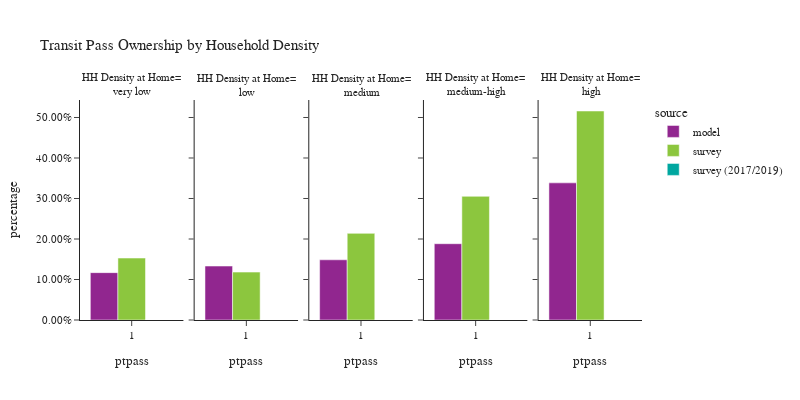

Notebook source saved alongside this figure:
### Code cell
plot_transit_pass(person, 'hh_density_group', 'Household Density', 'HH Density at Home')

### Figure 1 — Plotly figure (JSON) as saved in the notebook; plotly's stock layout.template omitted (floating-point values rounded to 4 significant figures)
{"data": [{"alignmentgroup": "True", "customdata": [[63430]], "hovertemplate": "source=model<br>hh_density_group=very low<br>ptpass=%{x}<br>percentage=%{y}<br>sample count=%{customdata[0]}<extra></extra>", "legendgroup": "model", "marker": {"color": "#91268F", "pattern": {"shape": ""}}, "name": "model", "offsetgroup": "model", "orientation": "v", "showlegend": true, "textposition": "auto", "type": "bar", "x": [1.0], "xaxis": "x", "y": [0.117], "yaxis": "y"}, {"alignmentgroup": "True", "customdata": [[73233]], "hovertemplate": "source=model<br>hh_density_group=low<br>ptpass=%{x}<br>percentage=%{y}<br>sample count=%{customdata[0]}<extra></extra>", "legendgroup": "model", "marker": {"color": "#91268F", "pattern": {"shape": ""}}, "name": "model", "offsetgroup": "model", "orientation": "v", "showlegend": false, "textposition": "auto", "type": "bar", "x": [1.0], "xaxis": "x2", "y": [0.1332], "yaxis": "y2"}, {"alignmentgroup": "True", "customdata": [[157472]], "hovertemplate": "source=model<br>hh_density_group=medium<br>ptpass=%{x}<br>percentage=%{y}<br>sample count=%{customdata[0]}<extra></extra>", "legendgroup": "model", "marker": {"color": "#91268F", "pattern": {"shape": ""}}, "name": "model", "offsetgroup": "model", "orientation": "v", "showlegend": false, "textposition": "auto", "type": "bar", "x": [1.0], "xaxis": "x3", "y": [0.1486], "yaxis": "y3"}, {"alignmentgroup": "True", "customdata": [[180107]], "hovertemplate": "source=model<br>hh_density_group=medium-high<br>ptpass=%{x}<br>percentage=%{y}<br>sample count=%{customdata[0]}<extra></extra>", "legendgroup": "model", "marker": {"color": "#91268F", "pattern": {"shape": ""}}, "name": "model", "offsetgroup": "model", "orientation": "v", "showlegend": false, "textposition": "auto", "type": "bar", "x": [1.0], "xaxis": "x4", "y": [0.1884], "yaxis": "y4"}, {"alignmentgroup": "True", "customdata": [[254274]], "hovertemplate": "source=model<br>hh_density_group=high<br>ptpass=%{x}<br>percentage=%{y}<br>sample count=%{customdata[0]}<extra></extra>", "legendgroup": "model", "marker": {"color": "#91268F", "pattern": {"shape": ""}}, "name": "model", "offsetgroup": "model", "orientation": "v", "showlegend": false, "textposition": "auto", "type": "bar", "x": [1.0], "xaxis": "x5", "y": [0.3386], "yaxis": "y5"}, {"alignmentgroup": "True", "customdata": [[169]], "hovertemplate": "source=survey<br>hh_density_group=very low<br>ptpass=%{x}<br>percentage=%{y}<br>sample count=%{customdata[0]}<extra></extra>", "legendgroup": "survey", "marker": {"color": "#8CC63E", "pattern": {"shape": ""}}, "name": "survey", "offsetgroup": "survey", "orientation": "v", "showlegend": true, "textposition": "auto", "type": "bar", "x": [1.0], "xaxis": "x", "y": [0.153], "yaxis": "y"}, {"alignmentgroup": "True", "customdata": [[170]], "hovertemplate": "source=survey<br>hh_density_group=low<br>ptpass=%{x}<br>percentage=%{y}<br>sample count=%{customdata[0]}<extra></extra>", "legendgroup": "survey", "marker": {"color": "#8CC63E", "pattern": {"shape": ""}}, "name": "survey", "offsetgroup": "survey", "orientation": "v", "showlegend": false, "textposition": "auto", "type": "bar", "x": [1.0], "xaxis": "x2", "y": [0.1183], "yaxis": "y2"}, {"alignmentgroup": "True", "customdata": [[366]], "hovertemplate": "source=survey<br>hh_density_group=medium<br>ptpass=%{x}<br>percentage=%{y}<br>sample count=%{customdata[0]}<extra></extra>", "legendgroup": "survey", "marker": {"color": "#8CC63E", "pattern": {"shape": ""}}, "name": "survey", "offsetgroup": "survey", "orientation": "v", "showlegend": false, "textposition": "auto", "type": "bar", "x": [1.0], "xaxis": "x3", "y": [0.2139], "yaxis": "y3"}, {"alignmentgroup": "True", "customdata": [[569]], "hovertemplate": "source=survey<br>hh_density_group=medium-high<br>ptpass=%{x}<br>percentage=%{y}<br>sample count=%{customdata[0]}<extra></extra>", "legendgroup": "survey", "marker": {"color": "#8CC63E", "pattern": {"shape": ""}}, "name": "survey", "offsetgroup": "survey", "orientation": "v", "showlegend": false, "textposition": "auto", "type": "bar", "x": [1.0], "xaxis": "x4", "y": [0.3054], "yaxis": "y4"}, {"alignmentgroup": "True", "customdata": [[1378]], "hovertemplate": "source=survey<br>hh_density_group=high<br>ptpass=%{x}<br>percentage=%{y}<br>sample count=%{customdata[0]}<extra></extra>", "legendgroup": "survey", "marker": {"color": "#8CC63E", "pattern": {"shape": ""}}, "name": "survey", "offsetgroup": "survey", "orientation": "v", "showlegend": false, "textposition": "auto", "type": "bar", "x": [1.0], "xaxis": "x5", "y": [0.516], "yaxis": "y5"}, {"alignmentgroup": "True", "customdata": [[0]], "hovertemplate": "source=survey (2017/2019)<br>hh_density_group=very low<br>ptpass=%{x}<br>percentage=%{y}<br>sample count=%{customdata[0]}<extra></extra>", "legendgroup": "survey (2017/2019)", "marker": {"color": "#00A7A0", "pattern": {"shape": ""}}, "name": "survey (2017/2019)", "offsetgroup": "survey (2017/2019)", "orientation": "v", "showlegend": true, "textposition": "auto", "type": "bar", "x": [1.0], "xaxis": "x", "y": [0.0], "yaxis": "y"}, {"alignmentgroup": "True", "customdata": [[0]], "hovertemplate": "source=survey (2017/2019)<br>hh_density_group=low<br>ptpass=%{x}<br>percentage=%{y}<br>sample count=%{customdata[0]}<extra></extra>", "legendgroup": "survey (2017/2019)", "marker": {"color": "#00A7A0", "pattern": {"shape": ""}}, "name": "survey (2017/2019)", "offsetgroup": "survey (2017/2019)", "orientation": "v", "showlegend": false, "textposition": "auto", "type": "bar", "x": [1.0], "xaxis": "x2", "y": [0.0], "yaxis": "y2"}, {"alignmentgroup": "True", "customdata": [[0]], "hovertemplate": "source=survey (2017/2019)<br>hh_density_group=medium<br>ptpass=%{x}<br>percentage=%{y}<br>sample count=%{customdata[0]}<extra></extra>", "legendgroup": "survey (2017/2019)", "marker": {"color": "#00A7A0", "pattern": {"shape": ""}}, "name": "survey (2017/2019)", "offsetgroup": "survey (2017/2019)", "orientation": "v", "showlegend": false, "textposition": "auto", "type": "bar", "x": [1.0], "xaxis": "x3", "y": [0.0], "yaxis": "y3"}, {"alignmentgroup": "True", "customdata": [[0]], "hovertemplate": "source=survey (2017/2019)<br>hh_density_group=medium-high<br>ptpass=%{x}<br>percentage=%{y}<br>sample count=%{customdata[0]}<extra></extra>", "legendgroup": "survey (2017/2019)", "marker": {"color": "#00A7A0", "pattern": {"shape": ""}}, "name": "survey (2017/2019)", "offsetgroup": "survey (2017/2019)", "orientation": "v", "showlegend": false, "textposition": "auto", "type": "bar", "x": [1.0], "xaxis": "x4", "y": [0.0], "yaxis": "y4"}, {"alignmentgroup": "True", "customdata": [[0]], "hovertemplate": "source=survey (2017/2019)<br>hh_density_group=high<br>ptpass=%{x}<br>percentage=%{y}<br>sample count=%{customdata[0]}<extra></extra>", "legendgroup": "survey (2017/2019)", "marker": {"color": "#00A7A0", "pattern": {"shape": ""}}, "name": "survey (2017/2019)", "offsetgroup": "survey (2017/2019)", "orientation": "v", "showlegend": false, "textposition": "auto", "type": "bar", "x": [1.0], "xaxis": "x5", "y": [0.0], "yaxis": "y5"}], "layout": {"annotations": [{"font": {}, "showarrow": false, "text": "HH Density at Home=<br>very low", "x": 0.092, "xanchor": "center", "xref": "paper", "y": 1.0, "yanchor": "bottom", "yref": "paper"}, {"font": {}, "showarrow": false, "text": "HH Density at Home=<br>low", "x": 0.296, "xanchor": "center", "xref": "paper", "y": 1.0, "yanchor": "bottom", "yref": "paper"}, {"font": {}, "showarrow": false, "text": "HH Density at Home=<br>medium", "x": 0.5, "xanchor": "center", "xref": "paper", "y": 1.0, "yanchor": "bottom", "yref": "paper"}, {"font": {}, "showarrow": false, "text": "HH Density at Home=<br>medium-high", "x": 0.704, "xanchor": "center", "xref": "paper", "y": 1.0, "yanchor": "bottom", "yref": "paper"}, {"font": {}, "showarrow": false, "text": "HH Density at Home=<br>high", "x": 0.908, "xanchor": "center", "xref": "paper", "y": 1.0, "yanchor": "bottom", "yref": "paper"}], "barmode": "group", "font": {"size": 11}, "height": 400, "legend": {"title": {"text": "source"}, "tracegroupgap": 0}, "title": {"text": "Transit Pass Ownership by Household Density"}, "width": 800, "xaxis": {"anchor": "y", "domain": [0.0, 0.184], "title": {"text": "ptpass"}}, "xaxis2": {"anchor": "y2", "domain": [0.204, 0.388], "matches": "x", "title": {"text": "ptpass"}}, "xaxis3": {"anchor": "y3", "domain": [0.408, 0.592], "matches": "x", "title": {"text": "ptpass"}}, "xaxis4": {"anchor": "y4", "domain": [0.612, 0.796], "matches": "x", "title": {"text": "ptpass"}}, "xaxis5": {"anchor": "y5", "domain": [0.816, 1.0], "matches": "x", "title": {"text": "ptpass"}}, "yaxis": {"anchor": "x", "domain": [0.0, 1.0], "tickformat": ".2%", "title": {"text": "percentage"}}, "yaxis2": {"anchor": "x2", "domain": [0.0, 1.0], "matches": "y", "showticklabels": false, "tickformat": ".2%"}, "yaxis3": {"anchor": "x3", "domain": [0.0, 1.0], "matches": "y", "showticklabels": false, "tickformat": ".2%"}, "yaxis4": {"anchor": "x4", "domain": [0.0, 1.0], "matches": "y", "showticklabels": false, "tickformat": ".2%"}, "yaxis5": {"anchor": "x5", "domain": [0.0, 1.0], "matches": "y", "showticklabels": false, "tickformat": ".2%"}}}
